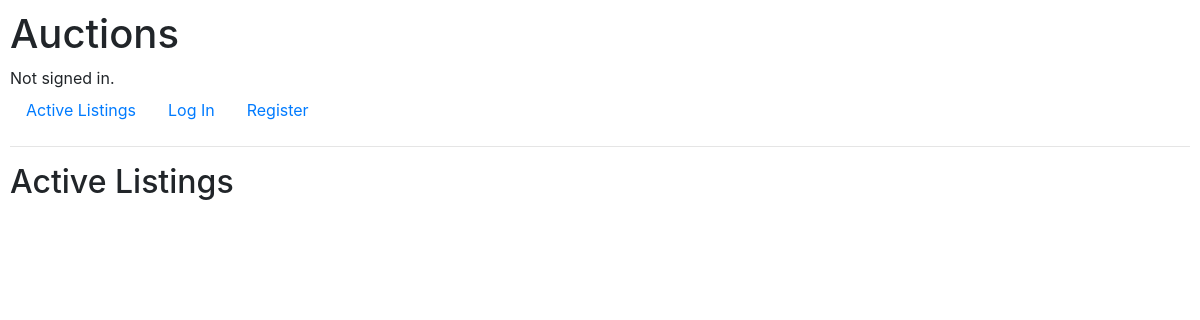
The app's page /, older data.
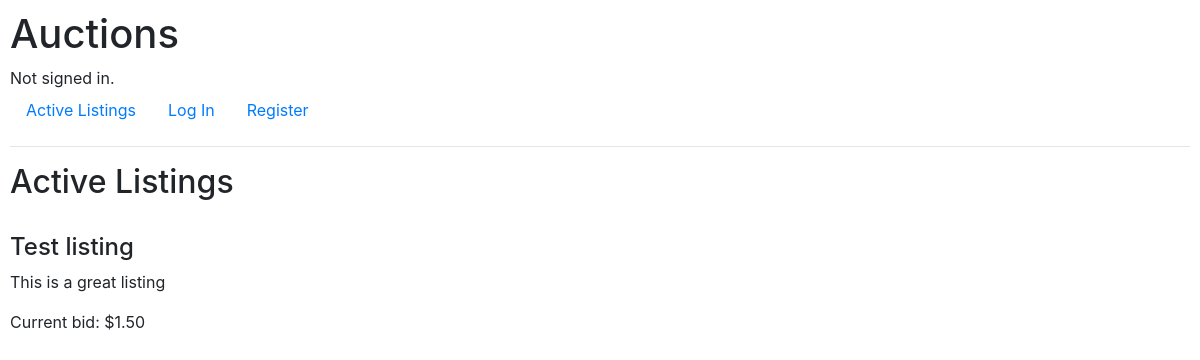
The same page, newer data.
### auctions/models.py (models this page shows, shortened)
class Listing(models.Model):
    user = models.ForeignKey(User, on_delete=models.CASCADE)
    active = models.BooleanField(default=True)
    title = models.CharField(max_length=50)
    description = models.TextField()
    start_bid = models.DecimalField(max_digits=10, decimal_places=2)
    image = models.URLField(blank=True)
    category = models.ForeignKey("Category", on_delete=CASCADE, blank=True)

### auctions/views.py (the view)
# urls.py: path("", views.index, name="index"),
def index(request):
    listings = Listing.objects.filter(active=True)
    return render(request, "auctions/index.html", {"listings": listings})

### auctions/templates/auctions/index.html (shortened to what this page needs)
{% extends "auctions/layout.html" %}
{% block body %}
<h2>Active Listings</h2>
<br />
{% for listing in listings %}
<article class="listing">
    <div class="info">
        <h4>{{ listing.title }}</h4>
        <p>{{ listing.description }}</p>
        <p>Current bid: ${{ listing.start_bid }}</p>
    </div>
</article>
{% endfor %}
{% endblock %}

Row changes from the older to the newer data that the page shows:
added Listing: title "Test listing", description "This is a great listing", start_bid "1.50"
